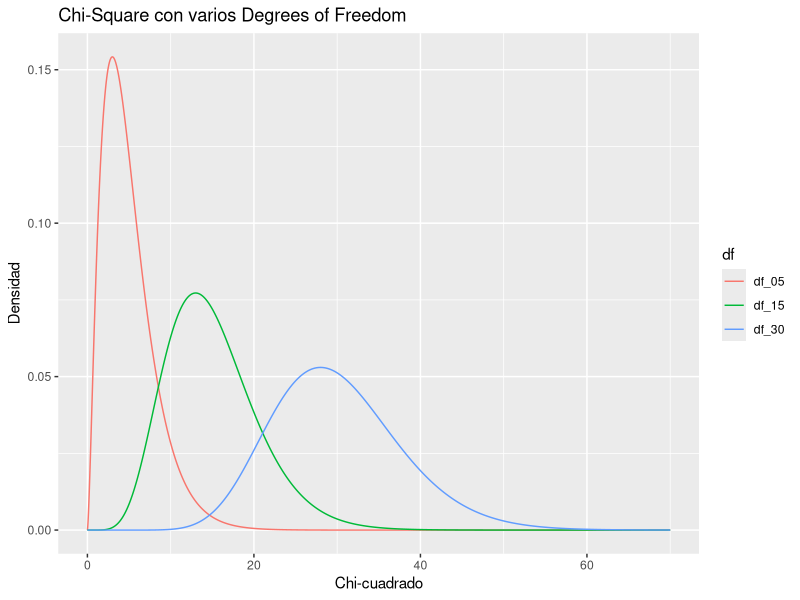

The R script that drew this image:
## ---- chunk 1
# BNC> count FICTION by word %c > "| wc -l";
# 131476
# BNC> count NEWS by word %c  > "| wc -l";
# 152648
## ---- chunk 2
# BNC> [ word = ".+icles?" %c ] ;
# BNC> size Last ;
# 20854
# BNC> group Last match word > "icle-hits.txt";
## ---- chunk 3
# BNC> define $stopword < "not-instances-of-mini.txt" ;
# BNC> MINI1 = [ word="mini(-)?.+" %c & word != RE($stopword) %c] ;
# BNC> size MINI1
# 1840
# BNC> count MINI1 by word %c > "| wc -l";
# 510
## ---- chunk 4
# BNC> randomize 37;
# BNC> ICLE = [ word = ".+icles?" %c ] ;
# BNC> reduce ICLE to 1840 ;
# BNC> group ICLE match word > "icle1840.txt";
## ---- chunk 5
# DICKENS> PhrasalV = @[ pos="V.*" & lemma != "be" ] [ word="out" ] [ word != "that"];
# DICKENS> group PhrasalV target lemma cut 100 ;
## ---- chunk 6
# BROWN> NONPUNCT = [ pos != "(\.|\(|\)|\*|--|\,|:|``|''|')(-(HL|TL|NC)){0,2}" ] ;
# BROWN> count NONPUNCT by word %c ;
## ---- chunk 7
# BROWN> count NONPUNCT by word %c > "| egrep '^1[[:blank:]]' | wc -l" ;
# 22012
# BROWN> count NONPUNCT by word %c > "|  wc -l" ;
# 49804
## ---- chunk 8
# BROWN> count NONPUNCT by word %c > "| awk '{print $1,$2}' > brown-nonpunct.cnt" ;
## ---- chunk 9
# laptop% scp ugaMyID@corpus.uga.edu:brown-nonpunct.cnt .
## ---- chunk 10
# library(ggplot2)
# brown <- read.table("brown-nonpunct.cnt",header=F,colClasses=c("integer","character"),sep=" "))
# names(brown) <- c("attestations","word")
# quickplot(1:100,brown$attestations[1:100],main="Brown corpus",xlab="rank",ylab="attestations",log="xy",geom=c("point","smooth"),method="lm",se=F)
## ---- chunk 11
#> Sys.setenv("CORPUS_REGISTRY" = "/Volumes/cwb_registry/mac_registry") # or "R:/windows_registry" if you are running Windows
#> Sys.getenv("CORPUS_REGISTRY") # check that it was successfully set
## ---- chunk 12
#> library(polmineR)
## ---- chunk 13
#> corpus()
## ---- chunk 14
#> kwic("DICKENS","door-nail")
#> kwic("DICKENS",query="door-nail")
## ---- chunk 15
#> count("DICKENS",query="nail")
#> count("DICKENS",query="nails")
#> count("DICKENS",query='"nails?"',cqp=TRUE)
#> count("DICKENS",query=' [word="nails?"] ',cqp=T)
## ---- chunk 16
#> ail<-count("DICKENS",query=c("nail","nails"))
## ---- chunk 17
#> i  <- nail$query=="nails"
#> i
## ---- chunk 18
#> nail[i]
## ---- chunk 19
#> rsc  <-  corpus("RSC")
#> show_info(rsc)
#> s_attributes(rsc)
## ---- chunk 20
#> divers  <- dispersion("RSC",query='divers',s_attribute="text_year")
#> head(divers)
## ---- chunk 21
#> barplot(height = divers$count, names.arg = divers$text_year, las = 2)
## ---- chunk 22
# everything is NA
#> w_count <- rep(NA,times=size("WUTHERING"))
 # until Healthcliff is mentioned
#> where_he_is_mentioned  <- cpos("WUTHERING","Heathcliff")[,1]
 # set all of those corpus positions to the value 1
#> w_count[where_he_is_mentioned] <- 1
 #Your plot may also appear a lot taller (or thicker) than the one seen here.
#> plot(w_count,main="Gráfica de dispersión de `Healthcliff` en Wuthering Heights",xlab="Duración de la Novela",ylab="Healthcliff",type="h",ylim=c(0,1),yaxt='n')
## ---- chunk 23
# everything is NA
#> w_count2 <- rep(NA,times=size("WUTHERING"))
 # until Edgar is mentioned
#> where_edgar_is_mentioned  <- cpos("WUTHERING","Edgar")[,1]
 # set all of those corpus positions to the value 1
#> w_count2[where_edgar_is_mentioned] <- 1
 #Your plot may also appear a lot taller (or thicker) than the one seen here.
#> plot(w_count2,main="Gráfica de dispersión de `Edgar` en Wuthering Heights",xlab="Duración de la Novela",ylab="Edgar",type="h",ylim=c(0,1),yaxt='n')
## ---- chunk 24
#> count("BNC",query="breakfast")
## ---- chunk 25
#> bkf_by_text  <- dispersion("BNC","breakfast",s_attribute="text_id")
#> head(bkf_by_text)
## ---- chunk 26
#> texts_where_bkfast_is_mentioned  <- bkf_by_text[bkf_by_text$count > 0]
#> total_number_texts  <-  length(unique(bkf_by_text$text_id))
#> number_bkfast_texts  <- length(unique(texts_where_bkfast_is_mentioned$text_id))
#> (number_bkfast_texts/total_number_texts)*100
#[1] 25.58656
## ---- chunk 27
# lovely <- dispersion("BNC", query = "lovely", s_attribute = "text_author_sex")
# ace <- dispersion("BNC", query = "ace", s_attribute = "text_author_sex")
## ---- chunk 28
#> four_counts  <- c(lovely[text_author_sex=="male"]$count,ace[text_author_sex=="male"]$count,lovely[text_author_sex=="female"]$count,ace[text_author_sex=="female"]$count)
#> T <- matrix(four_counts,ncol=2)
  # add names for the table's columns and rows
#> rownames(T) <- c("lovely", "ace")
#> colnames(T) <- c("male", "female")
#> T
#       male female
#lovely  751   1337
#ace      48     19
## ---- chunk 29
#> marginSums(T,1)
#lovely    ace 
#  2088     67 
#> marginSums(T,2)
#  male female 
#   799   1356
## ---- chunk 30
#> prop.table(T)
#             male      female
#lovely 0.34849188 0.620417633
#ace    0.02227378 0.008816705
## ---- chunk 31
# must <- dispersion("BNC", query = "must", s_attribute = "text_text_type")
# needto <- dispersion("BNC", query = "'need' 'to'", s_attribute = "text_text_type")
## ---- chunk 32
articlechoice  <- read.csv(file="the_a(n).csv",header=T)
# articlechoice es ahora un data frame con columnas y filas que tienen los títulos indicados en el archivo (CSV)
articlechoice$Article_type  <- as.factor(articlechoice$Article_type)
articlechoice$Context_type  <- as.factor(articlechoice$Context_type)
## ---- chunk 33
def_by_cntx  <-  with(articlechoice,table(Context_type,Article_type))
def_by_cntx
## ---- chunk 34
definiteness  <- marginSums(def_by_cntx,2)
definiteness
definiteness[["a_indefinite"]] / sum(definiteness)
## ---- chunk 35
cntx  <-  marginSums(def_by_cntx,1)
cntx
cntx[["b_determined"]] / sum(cntx)
## ---- chunk 36
library(dplyr)
library(ggplot2)
library(tidyr)
data.frame(chisq = 0:7000 / 100) %>% 
  mutate(df_05 = dchisq(x = chisq, df = 5),
         df_15 = dchisq(x = chisq, df = 15),
         df_30 = dchisq(x = chisq, df = 30)) %>%
  gather(key = "df", value = "density", -chisq) %>%
  ggplot() +
  geom_line(aes(x = chisq, y = density, color = df)) +
  labs(title = "Chi-Square con varios Degrees of Freedom",
       x = "Chi-cuadrado",
       y = "Densidad")
## ---- chunk 37
chisq.test(def_by_cntx,correct=F)
## ---- chunk 38
result  <- chisq.test(def_by_cntx)
E  <- result$expected
O <- result$observed
sum((O - E)^2 / E)
## ---- chunk 39
pchisq(85.249,df=1,lower.tail=F)
## ---- chunk 40
#love_co <- cooccurrences("BNC", query = "love", left = 0, right=5, method="chisquare", verbose=T)
#love_df  <- as.data.frame(love_co)
## ---- chunk 41
#r1  <-  love_df[love_df$word=="love",]$count_partition
#c1  <-  love_df[love_df$word=="affair",]$count_partition
#n <- size("BNC") - 20160
# (r1*c1*5)/n
#[1] 2.767734
## ---- chunk 42
#affair  <- love_df[love_df$word=="affair",]$count_partition

#o11  <-  love_df[love_df$word=="affair",]$count_coi  # count of co-occurrences within window
#o21  <-  affair - o11
#o12  <-  love_co@size_coi - o11
#o22  <-  n - (o11+o21+o12) # grand total minus all the others

#O <- matrix(c(o11,o21,o12,o22),ncol=2)
#colnames(O)  <-  c("affair present", "affair not present")
#rownames(O) <- c("near love", "not near love")
## ---- chunk 43
#r1 <- marginSums(O,1)[[1]]
#r2 <- marginSums(O,1)[[2]]
#c1 <- marginSums(O,2)[[1]]
#c2 <- marginSums(O,2)[[2]]
## ---- chunk 44
#f <- function (numerator1,numerator2,denominator) { exp(log(numerator1)+log(numerator2)-log(denominator)) } # in log space to avoid overflow
#E <- matrix(c(f(r1,c1,n),f(r2,c1,n),f(r1,c2,n),f(r2,c2,n)),ncol=2)
#colnames(E)  <-  c("affair present", "affair not present")
#rownames(E) <- c("near love", "not near love")
## ---- chunk 45
#> E
#              affair present affair not present
#near love           2.767734           100797.2
#not near love    3076.232266        112032324.8
#> sum((O - E)^2 / E)
#[1] 11617.44
## ---- chunk 46
# last time
#love_chisq  <-  cooccurrences("BNC", query = "love", left = 0, right=5, method="chisquare")
#> as.data.table(love_chisq)[word=="affair"]
#     word word_id count_partition count_coi count_ref  exp_coi chisquare rank_chisquare
#1: affair    7668            3079       182      2897 2.767734  11617.44              1
# this time
#love_ll  <-  cooccurrences("BNC", query = "love", left = 0, right=5, method="ll")
#> head(love_ll,10)
#      word word_id count_partition count_coi count_ref     exp_coi     exp_ref       ll rank_ll
 #1:    you      66          574132      2188    571944  516.091192  573615.909 3010.071       1
 #2:     ''     165          752264      2347    749917  676.215268  751587.785 2531.337       2
 #3:   love     876           20160       417     19743   18.121962   20141.878 1827.170       3
 #4:   with      43          639450      1835    637615  574.805990  638875.194 1758.041       4
 #5:    him     920          152878       818    152060  137.423082  152740.577 1564.793       5
 #6:      .      22         4715138      6772   4708366 4238.469880 4710899.530 1348.064       6
 #7:    her      53          287910      1019    286891  258.804273  287651.196 1280.476       7
 #8:     me     395          129238       679    128559  116.172924  129121.827 1277.563       8
 #9: affair    7668            3079       182      2897    2.767734    3076.232 1176.202       9
#10:    God    2104           20382       279     20103   18.321520   20363.678 1002.179      10
